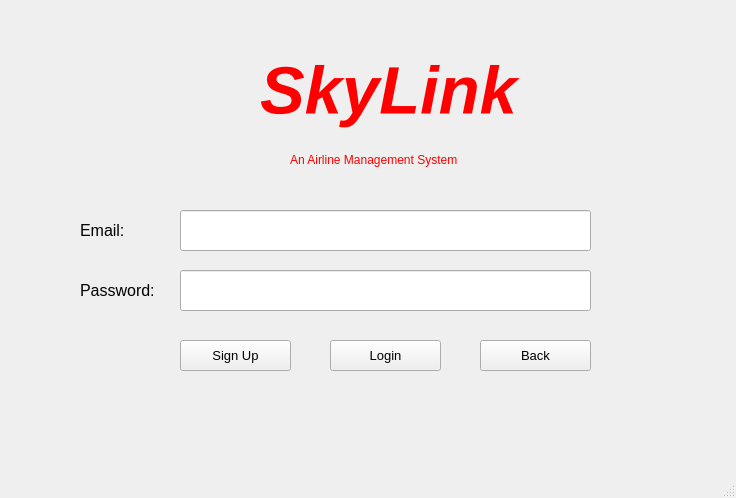
<?xml version="1.0" encoding="UTF-8"?>
<ui version="4.0">
 <class>MainWindow</class>
 <widget class="QMainWindow" name="MainWindow">
  <property name="geometry">
   <rect>
    <x>0</x>
    <y>0</y>
    <width>736</width>
    <height>498</height>
   </rect>
  </property>
  <property name="font">
   <font>
    <pointsize>10</pointsize>
   </font>
  </property>
  <property name="windowTitle">
   <string>MainWindow</string>
  </property>
  <property name="styleSheet">
   <string notr="true">color: red;</string>
  </property>
  <widget class="QWidget" name="centralwidget">
   <widget class="QLabel" name="label">
    <property name="geometry">
     <rect>
      <x>260</x>
      <y>-20</y>
      <width>431</width>
      <height>221</height>
     </rect>
    </property>
    <property name="font">
     <font>
      <family>Segoe UI Historic</family>
      <pointsize>50</pointsize>
      <weight>75</weight>
      <italic>true</italic>
      <bold>true</bold>
      <kerning>true</kerning>
     </font>
    </property>
    <property name="styleSheet">
     <string notr="true">color: red;</string>
    </property>
    <property name="text">
     <string>SkyLink</string>
    </property>
   </widget>
   <widget class="QLineEdit" name="customerLineEdit">
    <property name="geometry">
     <rect>
      <x>180</x>
      <y>210</y>
      <width>411</width>
      <height>41</height>
     </rect>
    </property>
    <property name="styleSheet">
     <string notr="true">color: black;</string>
    </property>
   </widget>
   <widget class="QLabel" name="label_2">
    <property name="geometry">
     <rect>
      <x>80</x>
      <y>210</y>
      <width>101</width>
      <height>41</height>
     </rect>
    </property>
    <property name="font">
     <font>
      <pointsize>12</pointsize>
     </font>
    </property>
    <property name="styleSheet">
     <string notr="true">color: black;</string>
    </property>
    <property name="text">
     <string>Email:</string>
    </property>
   </widget>
   <widget class="QLabel" name="label_3">
    <property name="geometry">
     <rect>
      <x>80</x>
      <y>270</y>
      <width>91</width>
      <height>41</height>
     </rect>
    </property>
    <property name="font">
     <font>
      <pointsize>12</pointsize>
     </font>
    </property>
    <property name="styleSheet">
     <string notr="true">color: black;</string>
    </property>
    <property name="text">
     <string>Password:</string>
    </property>
   </widget>
   <widget class="QLineEdit" name="customerPasswordEdit">
    <property name="geometry">
     <rect>
      <x>180</x>
      <y>270</y>
      <width>411</width>
      <height>41</height>
     </rect>
    </property>
    <property name="styleSheet">
     <string notr="true">color: black;</string>
    </property>
   </widget>
   <widget class="QPushButton" name="pushButton_2">
    <property name="geometry">
     <rect>
      <x>330</x>
      <y>340</y>
      <width>111</width>
      <height>31</height>
     </rect>
    </property>
    <property name="font">
     <font>
      <pointsize>10</pointsize>
     </font>
    </property>
    <property name="styleSheet">
     <string notr="true">color: black;</string>
    </property>
    <property name="text">
     <string>Login</string>
    </property>
   </widget>
   <widget class="QLabel" name="label_4">
    <property name="geometry">
     <rect>
      <x>290</x>
      <y>150</y>
      <width>421</width>
      <height>20</height>
     </rect>
    </property>
    <property name="text">
     <string>An Airline Management System</string>
    </property>
   </widget>
   <widget class="QPushButton" name="pushButton_3">
    <property name="geometry">
     <rect>
      <x>180</x>
      <y>340</y>
      <width>111</width>
      <height>31</height>
     </rect>
    </property>
    <property name="font">
     <font>
      <pointsize>10</pointsize>
     </font>
    </property>
    <property name="styleSheet">
     <string notr="true">color: black;</string>
    </property>
    <property name="text">
     <string>Sign Up</string>
    </property>
   </widget>
   <widget class="QPushButton" name="pushButton_4">
    <property name="geometry">
     <rect>
      <x>480</x>
      <y>340</y>
      <width>111</width>
      <height>31</height>
     </rect>
    </property>
    <property name="font">
     <font>
      <pointsize>10</pointsize>
     </font>
    </property>
    <property name="styleSheet">
     <string notr="true">color: black;</string>
    </property>
    <property name="text">
     <string>Back</string>
    </property>
   </widget>
  </widget>
  <widget class="QMenuBar" name="menubar">
   <property name="geometry">
    <rect>
     <x>0</x>
     <y>0</y>
     <width>736</width>
     <height>26</height>
    </rect>
   </property>
  </widget>
  <widget class="QStatusBar" name="statusbar"/>
 </widget>
 <resources/>
 <connections/>
</ui>
